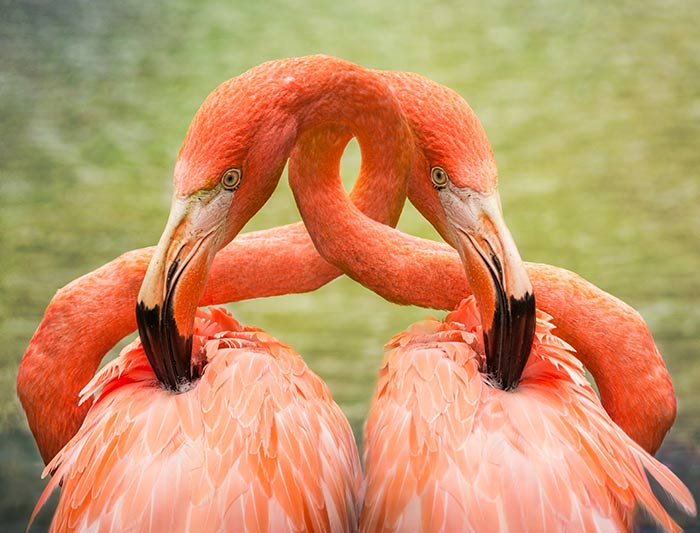
#> input picture clustering/flamingo.jpg, 700 x 533 px
$ python kmeans_image_segmentation.py
#> lines starting #> are read from the running program, lines starting #| are printed output that depends on the picture
import sys
import numpy as np
import matplotlib.pyplot as plt
from sklearn.cluster import KMeans
from PIL import Image

def image_segmentation(image_url, n_clusters, save = True):
#> called with image_url = 'flamingo.jpg', n_clusters = 4, save = True
	img = Image.open(image_url)
#> img is the input picture: PIL image 700x533 RGB; mean R, G, B 196.9, 147.4, 103.3
	img_array = np.array(img.convert("RGB"))
	#img_array = plt.imread(image_url)
	img_width = img_array.shape[0]
#> img_width = 533
	img_height = img_array.shape[1]
#> img_height = 700
	print(img_array.shape)
#| (533, 700, 3)
	train = img_array.reshape(img_width * img_height, img_array.shape[2])
	print(train.shape)
#| (373100, 3)
	kmeans = KMeans(n_clusters = n_clusters)
	kmeans.fit(train)

	cluster_img_array = []

	for cluster_index in kmeans.labels_:
		cluster_img_array.append(kmeans.cluster_centers_[cluster_index])

	new_img_array = np.array(cluster_img_array).reshape(img_width, img_height, img_array.shape[2]).astype("uint8")

	fig = plt.figure(figsize = (10,10))
	ax1 = fig.add_subplot(1, 2, 1)
	ax2 = fig.add_subplot(1, 2, 2)

	ax1.imshow(img_array)
	ax2.imshow(new_img_array)

	if save:
		plt.imsave("cluster_image.png", new_img_array)
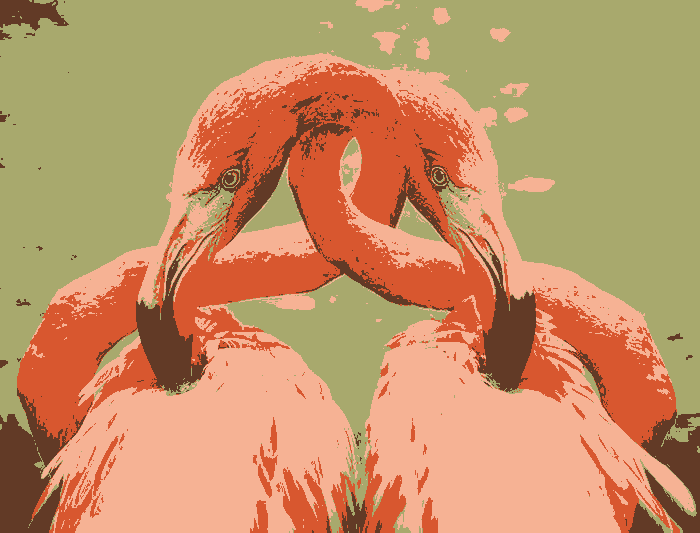
#> saved as cluster_image.png: shape (533, 700, 3); mean R, G, B 196.2, 146.6, 102.8

	plt.show()
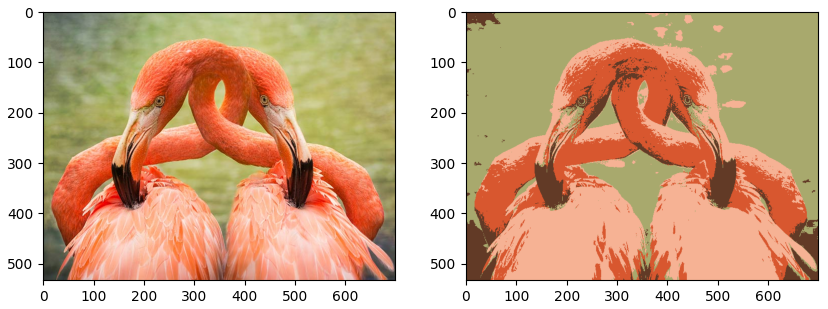
#> figure drawn by matplotlib, 2 panels

def test():
	image_segmentation("flamingo.jpg", n_clusters = 4)

if __name__ == "__main__":
	args = sys.argv

	if len(args) > 2:
		image_url = args[1]
		number_clusters = args[2]
		image_segmentation(image_url, int(number_clusters))
	else:
		test()
